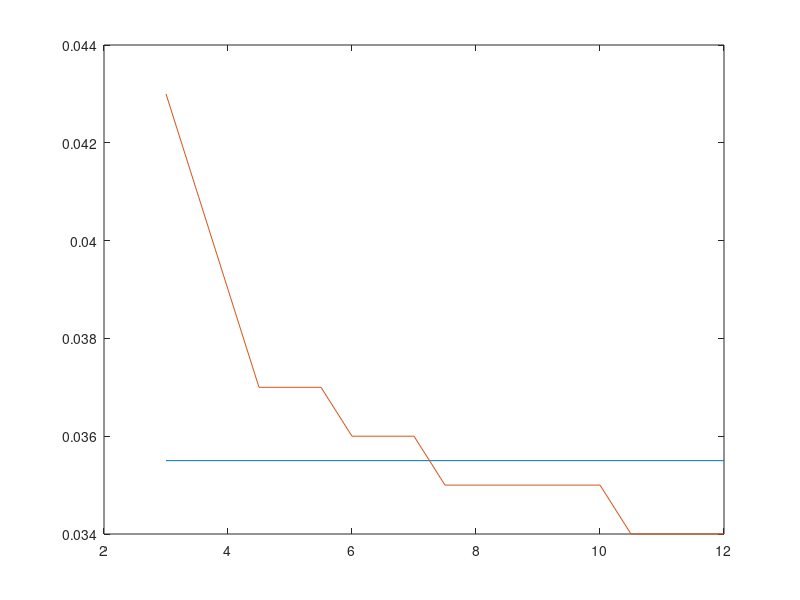

Recreate this plot in MATLAB.
clear all;

V = [3 3.5 4 4.5 5 5.5 6 6.5 7 7.5 8 8.5 9 9.5 10 10.5 11 11.5 12]
Ke = [0.043	0.041	0.039	0.037	0.037	0.037	0.036	0.036	0.036	0.035	0.035	0.035	0.035	0.035	0.035	0.034	0.034	0.034	0.034]
Avg = [0.0355 0.0355 0.0355 0.0355 0.0355 0.0355 0.0355 0.0355 0.0355 0.0355 0.0355 0.0355 0.0355 0.0355 0.0355 0.0355 0.0355 0.0355 0.0355]


plot(V,Avg,V,Ke)

